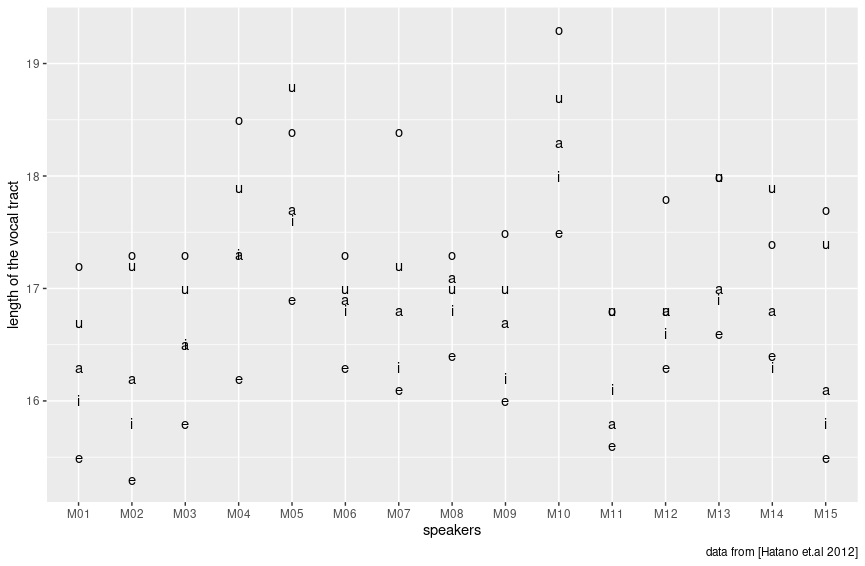

This figure's R source:
start_time <- Sys.time()

library(tidyverse)

# x <- read_csv("https://raw.githubusercontent.com/agricolamz/r_on_line_course_data/master/data.japanese.vocal.tract.length.csv")
x <- read_csv('./data.japanese.vocal.tract.length.csv')
# x <- read_csv('./data.japanese.vocal.tract.length_fake_100.csv')
# x <- read_csv('./data.japanese.vocal.tract.length_fake_1000.csv')

x %>%
    # сокращаем имена столбцов для более удобного отображения на графике
    mutate(a = a.vtl, e = e.vtl, i = i.vtl, o = o.vtl, u = u.vtl) %>%
    # собираем данные, предназначенные для отображения:
    # vowel - названия гласных, length - соответствующая длина голосового тракта
    gather(key = vowel, value = length, a:u) %>%
    # данные для графика: x - ID спикера, y - длина голосового тракта,
    # label - названия гласных
    ggplot(aes(x = ID, y = length, label = vowel)) +
    # отображаем данные на графике, используя названия грасных
    geom_text() +
    # изменяем оформление некоторых элементов графика для улучшения читабельности
    labs(
        x = 'speakers',
        y = 'length of the vocal tract',
        caption = 'data from [Hatano et.al 2012]'
    )

end_time <- Sys.time()

end_time - start_time
